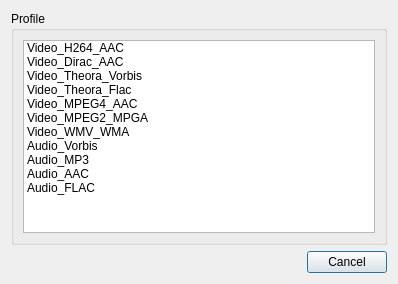
<?xml version="1.0" encoding="UTF-8"?>
<ui version="4.0">
 <class>Export</class>
 <widget class="QDialog" name="Export">
  <property name="windowModality">
   <enum>Qt::WindowModal</enum>
  </property>
  <property name="geometry">
   <rect>
    <x>0</x>
    <y>0</y>
    <width>398</width>
    <height>284</height>
   </rect>
  </property>
  <property name="windowTitle">
   <string>Export</string>
  </property>
  <layout class="QGridLayout" name="gridLayout">
   <item row="3" column="1">
    <widget class="QDialogButtonBox" name="buttonBox">
     <property name="orientation">
      <enum>Qt::Horizontal</enum>
     </property>
     <property name="standardButtons">
      <set>QDialogButtonBox::Cancel</set>
     </property>
    </widget>
   </item>
   <item row="0" column="0" rowspan="2" colspan="2">
    <widget class="QGroupBox" name="groupBox">
     <property name="title">
      <string>Profile</string>
     </property>
     <layout class="QGridLayout" name="gridLayout_2">
      <item row="0" column="0">
       <widget class="QListWidget" name="listWidget">
        <item>
         <property name="text">
          <string>Video_H264_AAC</string>
         </property>
        </item>
        <item>
         <property name="text">
          <string>Video_Dirac_AAC</string>
         </property>
        </item>
        <item>
         <property name="text">
          <string>Video_Theora_Vorbis</string>
         </property>
        </item>
        <item>
         <property name="text">
          <string>Video_Theora_Flac</string>
         </property>
        </item>
        <item>
         <property name="text">
          <string>Video_MPEG4_AAC</string>
         </property>
        </item>
        <item>
         <property name="text">
          <string>Video_MPEG2_MPGA</string>
         </property>
        </item>
        <item>
         <property name="text">
          <string>Video_WMV_WMA</string>
         </property>
        </item>
        <item>
         <property name="text">
          <string>Audio_Vorbis</string>
         </property>
        </item>
        <item>
         <property name="text">
          <string>Audio_MP3</string>
         </property>
        </item>
        <item>
         <property name="text">
          <string>Audio_AAC</string>
         </property>
        </item>
        <item>
         <property name="text">
          <string>Audio_FLAC</string>
         </property>
        </item>
       </widget>
      </item>
     </layout>
    </widget>
   </item>
  </layout>
 </widget>
 <resources/>
 <connections>
  <connection>
   <sender>buttonBox</sender>
   <signal>accepted()</signal>
   <receiver>Export</receiver>
   <slot>accept()</slot>
   <hints>
    <hint type="sourcelabel">
     <x>248</x>
     <y>254</y>
    </hint>
    <hint type="destinationlabel">
     <x>157</x>
     <y>274</y>
    </hint>
   </hints>
  </connection>
  <connection>
   <sender>buttonBox</sender>
   <signal>rejected()</signal>
   <receiver>Export</receiver>
   <slot>reject()</slot>
   <hints>
    <hint type="sourcelabel">
     <x>316</x>
     <y>260</y>
    </hint>
    <hint type="destinationlabel">
     <x>286</x>
     <y>274</y>
    </hint>
   </hints>
  </connection>
 </connections>
</ui>
